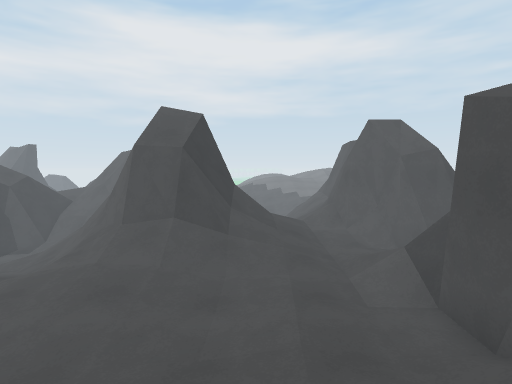
view 1 (above)

24 first-person views from a walk through a scene from a Unity 3-D project. The camera is 1.4 m above the floor, tilts 4° down and sees 80° across. The floor is counted in squares, 1 m on a side. Each view is taken from the middle of a square. On the plan, view 1 faces up. The plan holds only what a view shows up to about 14 squares ahead; the rest is blank. The place goes on beyond the plan.

view 2
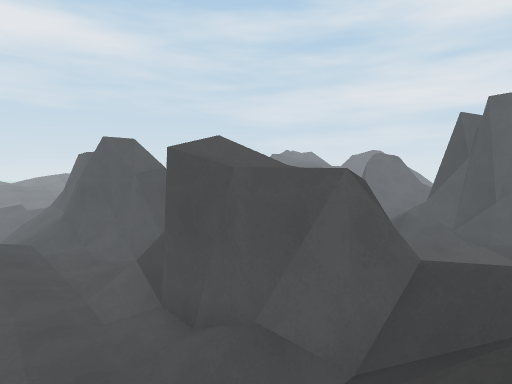

view 3
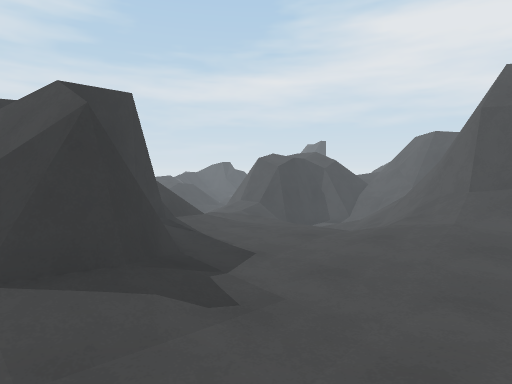

view 4
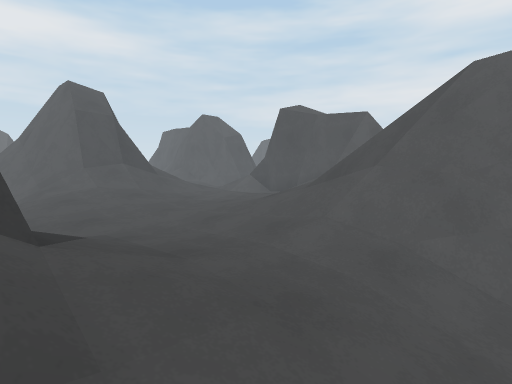

view 5
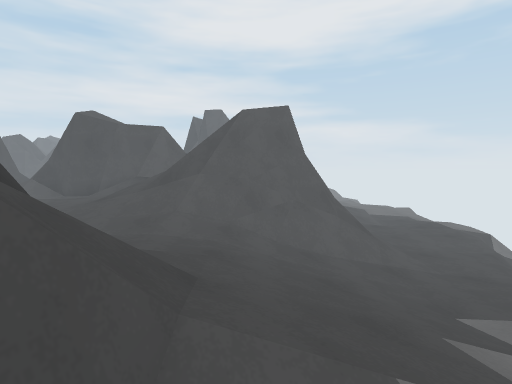

view 6
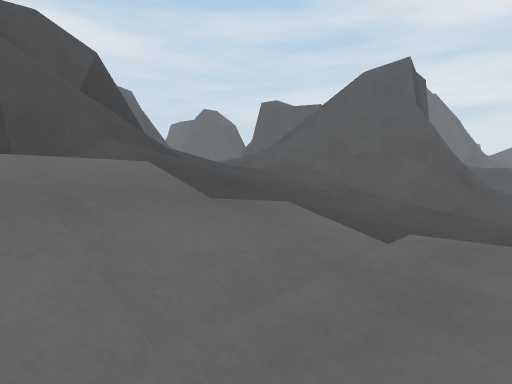

view 7
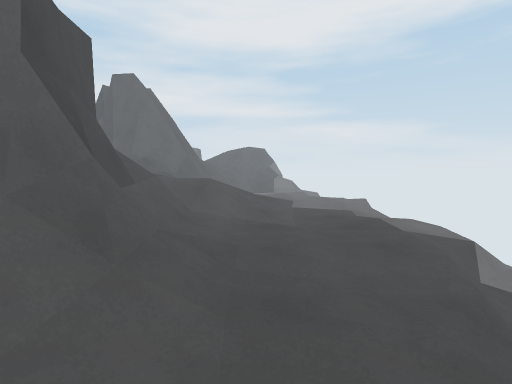

view 8
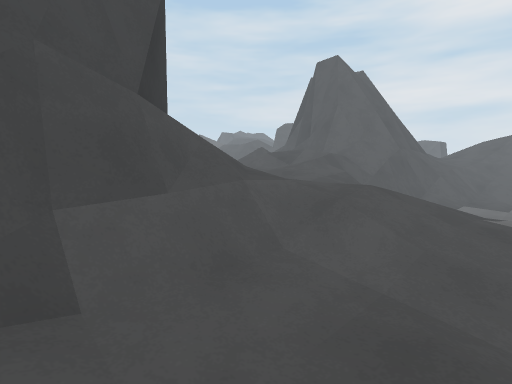

view 9
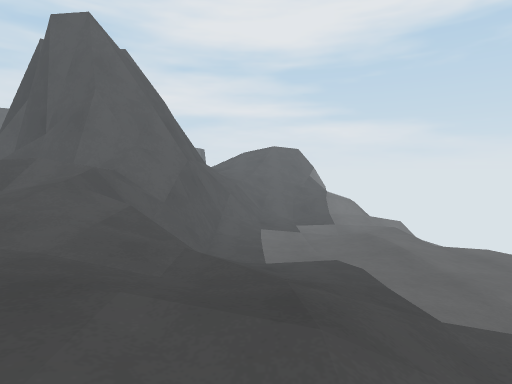

view 10
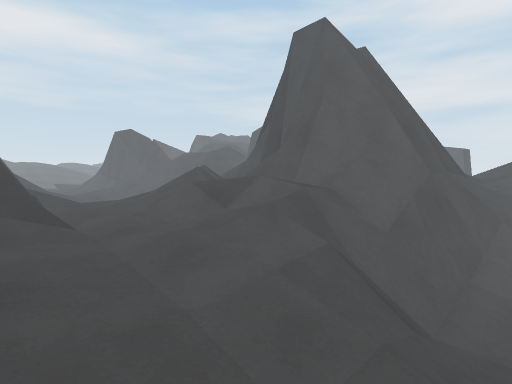

view 11
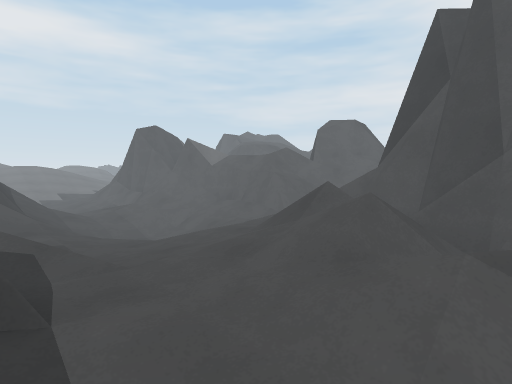

view 12
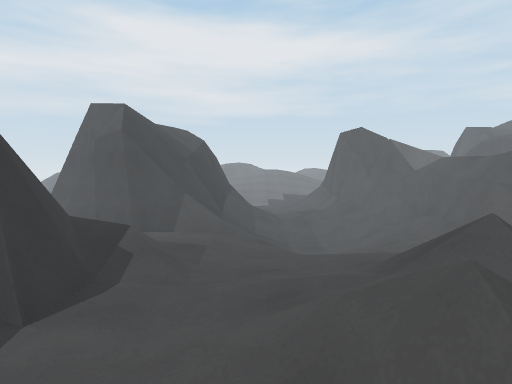

view 13
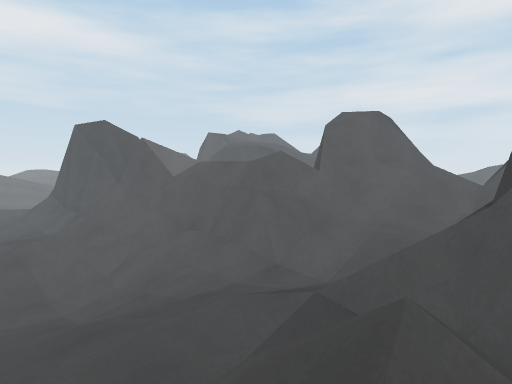

view 14
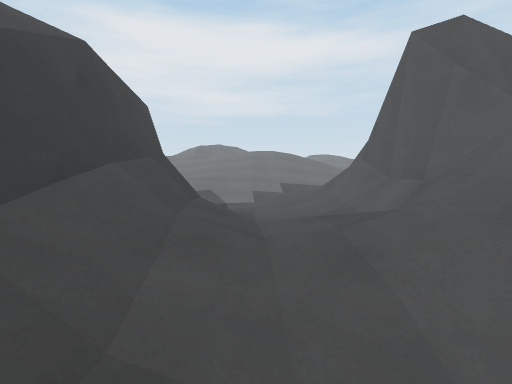

view 15
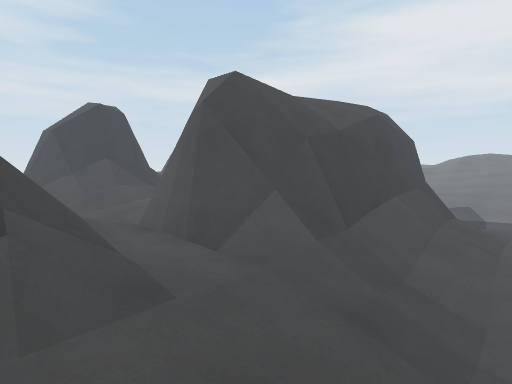

view 16
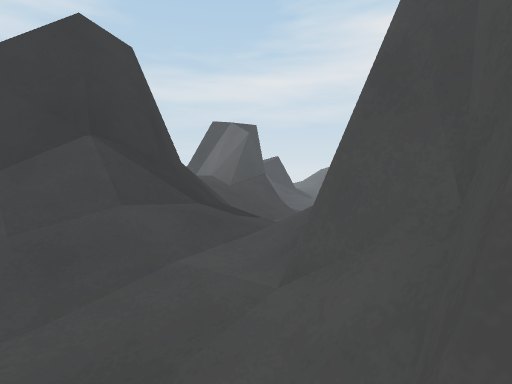

view 17
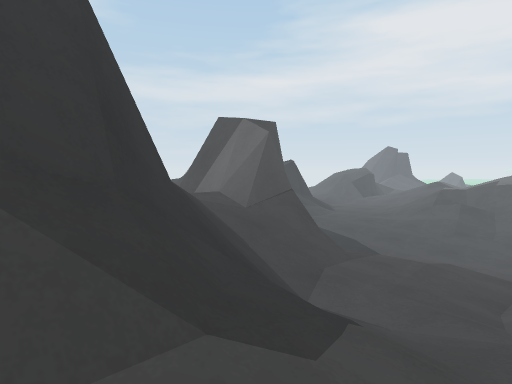

view 18
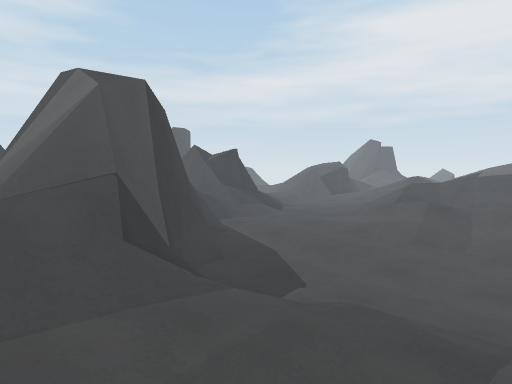

view 19
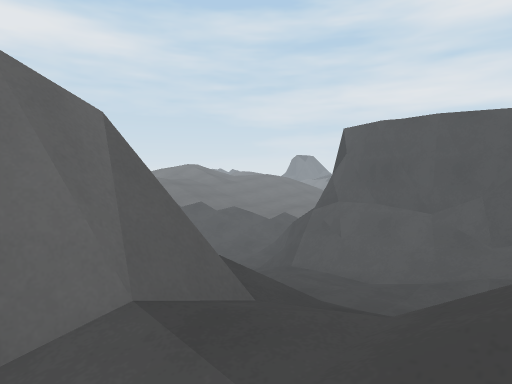

view 20
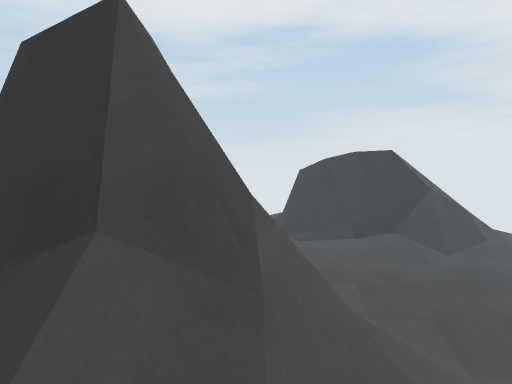

view 21
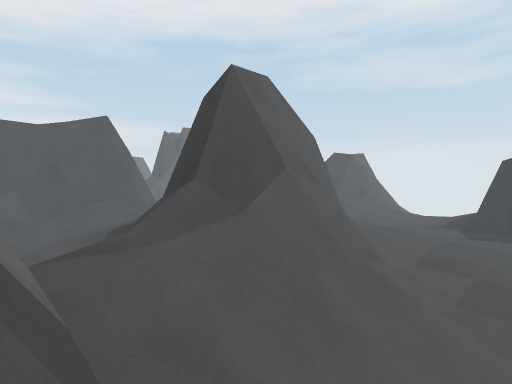

view 22
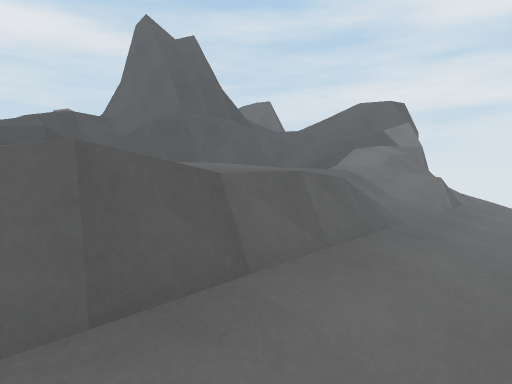

view 23
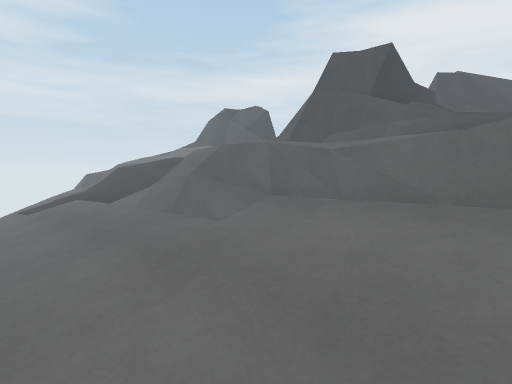

view 24
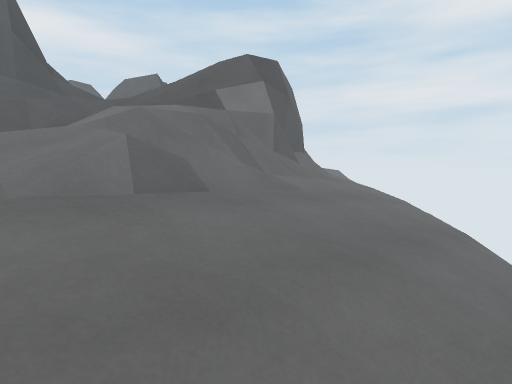

### Floor plan
Key: @ floor where view 1 was taken; # wall or solid block; x gap in a wall; . main floor; - floor 0.25 m lower than the main floor; : floor 0.5 m higher than the main floor; _ floor 0.75 m lower than the main floor; + floor 1 m higher than the main floor; < floor 1 m lower than the main floor; * floor 1.25 m higher than the main floor; ( floor 1.5 m lower than the main floor; % floor 1.75 m higher than the main floor; & floor 2 m higher than the main floor; $ floor 2.5 m higher than the main floor; / step, stairs or slope; = window, fence, low wall or low ledge; v drop or lower ground; O other object.
Columns run from 10 left of view 1 to 24 right of it. Each row starts with its distance up from view 1.
 23   =+:::......./     //+++
 22   ##=......../==    /++++
 21    ##/...////=###    +++//=
 20     ##////////###    +++/=#
 19     ###///////##   # +++/##
 18     ###=/+++//##   ##/++/##
 17  /=####//*+///##   #///++/###
 16    //$///**+//##  ##//++ /##
 15    ///////**/=#   ##///+///#
 14   ///////////=#   ##///////##
 13   //#=###////=#   ##///////=#/
 12   //######///######=///////=#/
 11 ..//=#####//%==####////.////=/
 10 //+/=#####///%/###/////:////=// #
  9 +++///####///%%/*****+///+//#//=##
  8 ++++///===//%/ ==//**++///++=///###
  7 ++**///////%%/#===//*+*///*+//////#
  6 /+***%%%%%%%*## ##//***%%////%/////
  5 ******%%%*%%*##  ##/%%%////==%%/$/=
  4 ***++*****%%%#   ##%%%///==#=     #
  3 #/*++++**%%%/#    =%%////###
  2 ####/++*/////##  #=%%%//=##
  1 ####/++*//// =###=x/////=#
  0 ####/*+*//@   = ///*%// ##
 -1  ===/**////   =  %**%///##   ##=
 -2  #///+++/==   =  %*//////##  ##/
 -3 ++//////==#   #///**//////####=/
 -4 OO/////:/=#vvvv//*++////===#&#=/&/
 -5 +/////../=####///+/+///.##=v/%/%&/
 -6 //////..//#=////+++///.../////////
 -7 //.......///.../////.........//////
 -8 ///............///::.....--..//////
 -9        .........//......./-.//////=
-10       ////................/-./+//##
-11      -//////...............////#==#
-12      ///_///=........... //////#=//
-13     /////<//x//====v_===///////////
-14     ////(((/////<<<<<<<<<<(((((((//
-15      /////(((((((((( ((((( (((((///
-16       //////((((((((       ////////
-17              ///// /       / /////

Where each view was taken, in squares from view 1:
view 1: 0 up, 0 right, facing up
view 2: 1 down, 0 right, facing up-right
view 3: 1 down, 2 left, facing up-left
view 4: 4 down, 7 left, facing up-right
view 5: 3 down, 10 left, facing right
view 6: 8 down, 10 left, facing up-right
view 7: 8 down, 4 left, facing right
view 8: 9 down, 1 right, facing up-right
view 9: 6 down, 5 right, facing right
view 10: 6 down, 7 right, facing up-right
view 11: 0 up, 8 right, facing up-right
view 12: 0 up, 11 right, facing up
view 13: 3 up, 12 right, facing up-right
view 14: 10 up, 12 right, facing up
view 15: 6 up, 13 right, facing up-left
view 16: 9 up, 5 right, facing up-left
view 17: 11 up, 2 right, facing up-left
view 18: 16 up, 2 right, facing up-left
view 19: 14 up, 6 left, facing up-right
view 20: 16 up, 5 left, facing down
view 21: 17 up, 9 left, facing down-right
view 22: 15 down, 9 right, facing up-right
view 23: 17 down, 9 right, facing up-left
view 24: 17 down, 17 right, facing up-right
